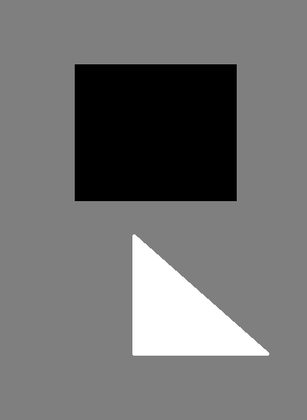
%> input picture ProcesamientoImagenes/HarrisCorners/Manual.png, 307 x 420 px, shrunk from 415 x 568 before the run
$ octave main.m   (GNU Octave 9; MATLAB toolbox functions it lacks are replaced by stand-ins)
%> lines starting %> are read from the running program, lines starting %| are printed output that depends on the picture; in (x1, y1, x2, y2) boxes, pixels count from 0 and x2, y2 are one past the last pixel; in counts of white or black regions, pixels touching at a corner belong together; the program's own positions count from 1
%> further down, img is the input picture: size 420x307x3 uint8; min 0, max 255, mean 113.7
### ProcesamientoImagenes/HarrisCorners/HarrisCornersC.m
function GoodCorners = HarrisCornersC(imgGray)
    %PreFilter
    Hpx = [2 4 2]/9;
    Hpy = [2; 5; 2]/9;
    Hp = Hpx .* Hpy;

    I_ = uint8(conv2(imgGray, Hp, 'same'));
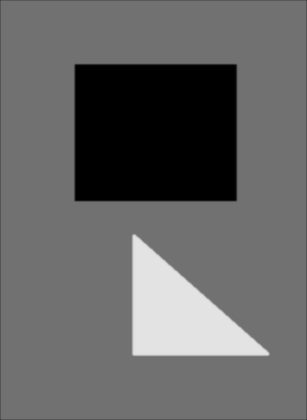
%> I_: size 420x307 uint8; min 0, max 227, mean 100.9

    %Horizontal and vertical  derivate
    Hdx = [-0.453014 0 0.453014;];
    Hdy = [-0.453014; 0; 0.453014];
    Ix = conv2(double(I_), Hdx, 'same');
    Ix = abs(Ix);
    Iy = conv2(double(I_), Hdy, 'same');
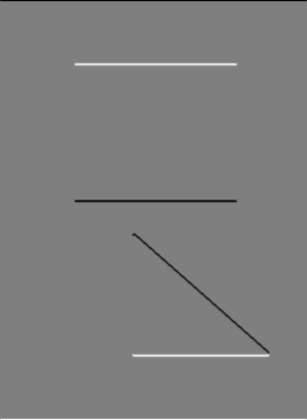
%> Iy: size 420x307 double; min -51.19, max 51.19, mean 0; mean of the top-left, top-right, bottom-left and bottom-right quarters -0.3, -0.3, 0.3, 0.3; drawn with min black and max white
    Iy = abs(Iy);

    %Compute the local structure matrix M(u, v):
    A = Ix.^2;
    B = Iy.^2;
    C = Ix .* Iy;

    %BlurFilter
    Hbx = [1 6 15 20 15 6 1];
    Hby = [1; 6; 15; 20; 15; 6; 1];
    Hb = Hbx .* Hby;

    A_ = conv2(double(A), Hb, 'same');
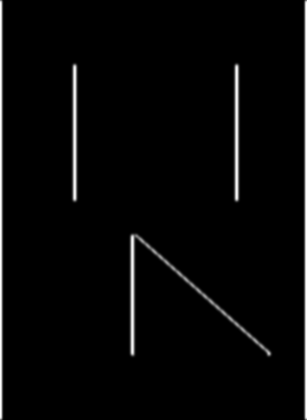
%> A_: size 420x307 double; min 0, max 3508666.9, mean 96410.6; drawn with min black and max white
    B_ = conv2(double(B), Hb, 'same');
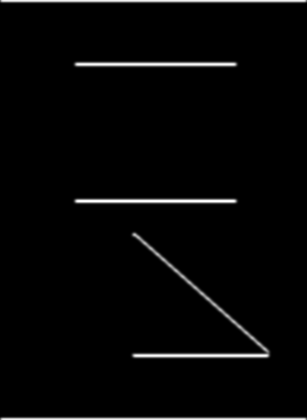
%> B_: size 420x307 double; min 0, max 3660301.1, mean 93937.6; drawn with min black and max white
    C_ = conv2(double(C), Hb, 'same');


    %Compute the corner response function
    alpha = 0.05;
    th = 100000;
    dmin = 200 ;

    Q = (A_ .* B_ - C_.^2) - alpha .* (A_ + B_).^2;
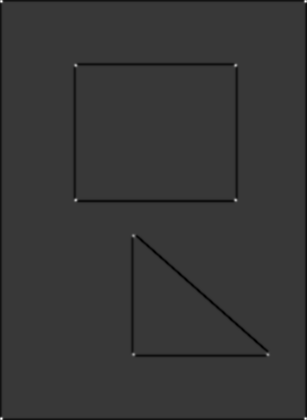
%> Q: size 420x307 double; min -9.02e+11, max 3.2e+12, mean -2.34e+10; drawn with min black and max white
    Q(Q < 0) = 0;
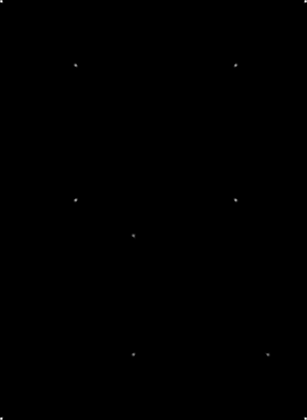
%> Q: size 420x307 double; 16.06% of pixels changed, all inside (x1, y1, x2, y2) = (0, 0, 307, 420); drawn with min black and max white
    %Q = im2uint16(Q);
    %max_value = max(max(Q));
    %Q = Q * (255 / max_value);


    Q = padarray(Q, [1, 1], 0);
%> Q: size 422x309 double
    [M,N] = size(Q);
%> M = 422; N = 309
    Corners = [];
    for u = 2:M-1
        for v = 2:N-1
            if Q(u,v) > th && IsLocalMax(Q, u , v)
                newCorner = [v,u, Q(u, v)];
                Corners = [Corners; newCorner];
            end
        end
    end
%> after the loop, Corners = 13 rows, first 12: [3 3 3.2e+12; 307 3 3.2e+12; 77 67 2.01e+12; 237 67 2.05e+12; 77 202 2.1e+12; 237 202 2.08e+12; 135 237 1.59e+12; 260 352 442499.9; 263 353 314776934.3; 135 356 1.72e+12; 269 356 1.44e+12; 3 420 3.2e+12]; newCorner = [307 420 3.2e+12]
    Corners = sortrows(Corners, -3);
%> Corners = 13 rows, first 12: [3 3 3.2e+12; 3 420 3.2e+12; 307 420 3.2e+12; 307 3 3.2e+12; 77 202 2.1e+12; 237 202 2.08e+12; 237 67 2.05e+12; 77 67 2.01e+12; 135 356 1.72e+12; 135 237 1.59e+12; 269 356 1.44e+12; 263 353 314776934.3]
    GoodCorners = uint16(CLEANUPNEIGHBORS(Corners,dmin));
end

### ProcesamientoImagenes/HarrisCorners/CLEANUPNEIGHBORS.m
function GoodCorners = CLEANUPNEIGHBORS(Corners, dmin)
%> called with dmin = 200
    % Inicializar la lista de buenas esquinas
    GoodCorners = [];

    % Mientras la lista de Corners no esté vacía
    while ~isempty(Corners)
        % Remover la primera esquina de Corners y añadirla a GoodCorners
        Ci = Corners(1, :);
        GoodCorners = [GoodCorners; Ci];

        % Eliminar la primera esquina de Corners
        Corners(1, :) = [];
        % Extraer el valor que representa la distancia (el último valor en este caso)
        dist_Ci = Ci(end);
        CjAll = Corners(:,end);
        distances = double(dist_Ci) - double(CjAll);
        %distances = distances/max(distances);
        % Eliminar todas las esquinas que estén dentro de dmin de Ci
        Corners(distances < dmin, :) = [];
    end
%> this loop made 10 passes
%> (Ci, CjAll, distances) on passes 5 to 8: ([77 67 2.01e+12], [1.72e+12; 1.59e+12; 1.44e+12; 314776934.3; 442499.9], [2.95e+11; 4.21e+11; 5.7e+11; 2.01e+12; 2.01e+12]), ([135 356 1.72e+12], [1.59e+12; 1.44e+12; 314776934.3; 442499.9], [1.26e+11; 2.75e+11; 1.72e+12; 1.72e+12]), ([135 237 1.59e+12], [1.44e+12; 314776934.3; 442499.9], [1.49e+11; 1.59e+12; 1.59e+12]), ([269 356 1.44e+12], [314776934.3; 442499.9], [1.44e+12; 1.44e+12])
%> GoodCorners on passes 1 to 3: [3 3 3.2e+12], [3 3 3.2e+12; 77 202 2.1e+12], [3 3 3.2e+12; 77 202 2.1e+12; 237 202 2.08e+12]
%> after the loop, GoodCorners = [3 3 3.2e+12; 77 202 2.1e+12; 237 202 2.08e+12; 237 67 2.05e+12; 77 67 2.01e+12; 135 356 1.72e+12; 135 237 1.59e+12; 269 356 1.44e+12; 263 353 314776934.3; 260 352 442499.9]
end

### ProcesamientoImagenes/HarrisCorners/main.m
img = imread("Manual.png");

if ndims(img) == 2
    % La imagen ya está en escala de grises
    imgGray = img;
elseif ndims(img) == 3 && size(img, 3) == 3
    % Convertir la imagen a escala de grises si está en color
    imgGray = rgb2gray(img);
else
    % Manejar caso donde la imagen no tiene el formato esperado
    error('La imagen no está en el formato esperado.');
end


GoodCorners = HarrisCornersC(imgGray);
%> in HarrisCornersC, `GoodCorners = uint16(CLEANUPNEIGHBORS(Corners,dmin));`: GoodCorners = [3 3 65535; 77 202 65535; 237 202 65535; 237 67 65535; 77 67 65535; 135 356 65535; 135 237 65535; 269 356 65535; 263 353 65535; 260 352 65535]

% Extraer las coordenadas x e y de los datos
x = GoodCorners(:, 1);
%> x = [3; 77; 237; 237; 77; 135; 135; 269; 263; 260]
y = GoodCorners(:, 2);
%> y = [3; 202; 202; 67; 67; 356; 237; 356; 353; 352]

% Mostrar la imagen en blanco y negro
figure;
    imshow(imgGray);
    hold on;
    scatter(x, y, 100, 'r', 'filled');
    xlabel('Coordenada X');
    ylabel('Coordenada Y');
    title('Puntos sobre Imagen en Blanco y Negro');
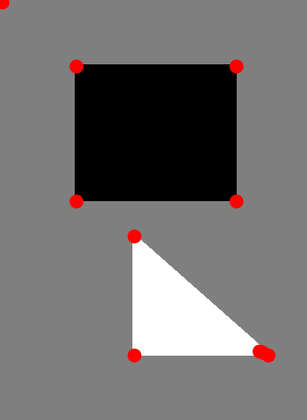
%> figure redrawn from the program's plot data; its title reads 'Puntos sobre Imagen en Blanco y Negro'
    hold off;
